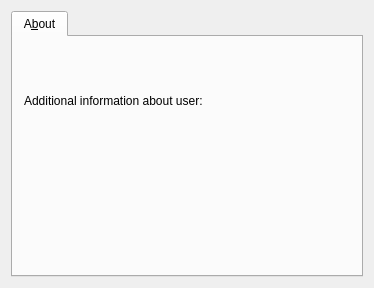
<ui version="4.0" >
 <class>AboutInfoBase</class>
 <widget class="QWidget" name="AboutInfoBase" >
  <property name="geometry" >
   <rect>
    <x>0</x>
    <y>0</y>
    <width>374</width>
    <height>288</height>
   </rect>
  </property>
  <property name="windowTitle" >
   <string>Form4</string>
  </property>
  <layout class="QVBoxLayout" >
   <property name="margin" >
    <number>11</number>
   </property>
   <property name="spacing" >
    <number>6</number>
   </property>
   <item>
    <widget class="QTabWidget" name="TabWidget2" >
     <widget class="QWidget" name="tab" >
      <attribute name="title" >
       <string>A&amp;bout</string>
      </attribute>
      <layout class="QVBoxLayout" >
       <property name="margin" >
        <number>11</number>
       </property>
       <property name="spacing" >
        <number>6</number>
       </property>
       <item>
        <widget class="QLabel" name="TextLabel26" >
         <property name="text" >
          <string>Additional information about user:</string>
         </property>
         <property name="wordWrap" >
          <bool>false</bool>
         </property>
        </widget>
       </item>
       <item>
        <widget class="RichTextEdit" native="1" name="edtAbout" />
       </item>
      </layout>
     </widget>
    </widget>
   </item>
  </layout>
 </widget>
 <customwidgets>
  <customwidget>
   <class>RichTextEdit</class>
   <extends>QWidget</extends>
   <header>textshow.h</header>
  </customwidget>
 </customwidgets>
 <resources/>
 <connections/>
</ui>
